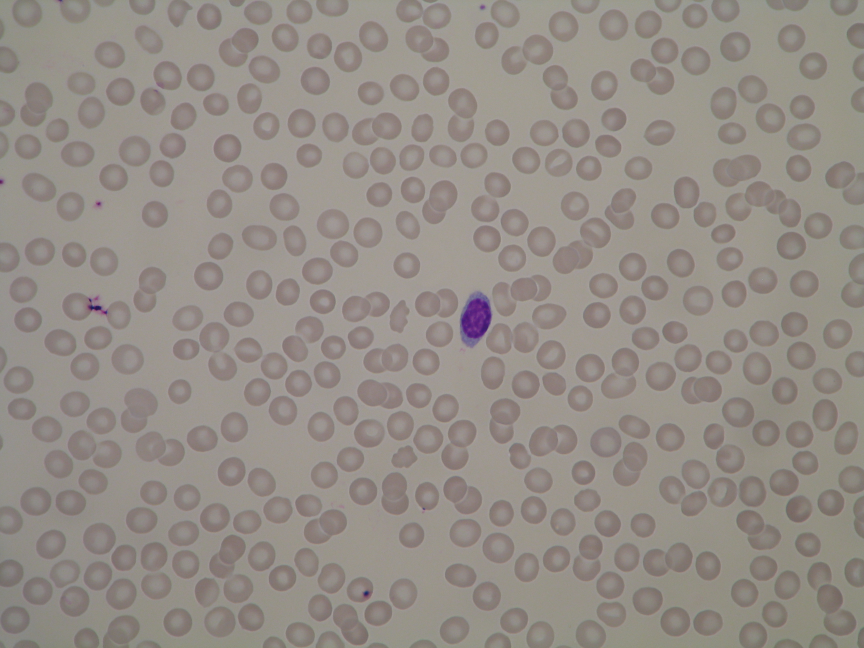
#> input picture mlmodel/dataset/train/L1/Im064_0.jpg, 2592 x 1944 px (shown at 1/3 size)
$ python -i train_model1.py   (imports and definitions only)
#> lines starting #> are read from the running program, lines starting #| are printed output that depends on the picture; after the words box and inside, x2 and y2 are one past the last pixel; in counts of white or black regions, pixels touching at a corner belong together
"""
Anaemia Detection - ML Model Training Script
============================================
Uses EfficientNetB0 (transfer learning) to classify blood smear images
into 3 classes: L1, L2, L3.

Dataset structure expected:
  dataset/
    train/
      L1/
      L2/
      L3/
    val/
      L1/
      L2/
      L3/
"""

import os
import json
import numpy as np
import matplotlib.pyplot as plt
from pathlib import Path

import tensorflow as tf
from tensorflow.keras import layers, Model, callbacks
from tensorflow.keras.applications import EfficientNetB0
from tensorflow.keras.preprocessing.image import ImageDataGenerator
from tensorflow.keras.optimizers import Adam
from sklearn.metrics import classification_report, confusion_matrix
import seaborn as sns

# ─── CONFIG ────────────────────────────────────────────────────────────────────

IMG_SIZE         = (224, 224)
BATCH_SIZE       = 32
EPOCHS           = 30
FINE_TUNE_EPOCHS = 20
LEARNING_RATE    = 1e-4
DATASET_DIR      = "dataset"
MODEL_DIR        = "saved_model"
LABELS           = ["L1", "L2", "L3"]   # ✅ your 3 classes

# [1 line not run here, left out]


# ─── DATA AUGMENTATION ─────────────────────────────────────────────────────────

# [225 lines left out: functions build_data_generators, build_model, get_callbacks, compute_class_weights, train, evaluate and 1 more, not called in this run]


# ─── RBC ANALYSIS UTILITIES ────────────────────────────────────────────────────

def analyze_rbc_morphology(image_rgb: np.ndarray) -> dict:
    """
    Morphological analysis of RBCs using classical CV.
    Called by the backend for per-cell feature extraction.
    Returns counts and flags.
    """
    import cv2
    from scipy import ndimage

    img = (image_rgb * 255).astype(np.uint8) if image_rgb.max() <= 1 else image_rgb
    gray = cv2.cvtColor(img, cv2.COLOR_RGB2GRAY)

    gray = cv2.normalize(gray, None, 0, 255, cv2.NORM_MINMAX)
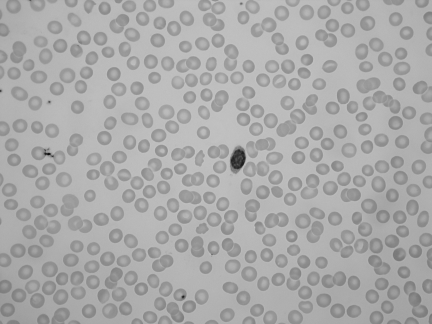
#> gray: shape (1944, 2592) (shown at 1/6 size); min 0, max 255, mean 169.5

    _, binary = cv2.threshold(gray, 0, 255, cv2.THRESH_BINARY_INV + cv2.THRESH_OTSU)
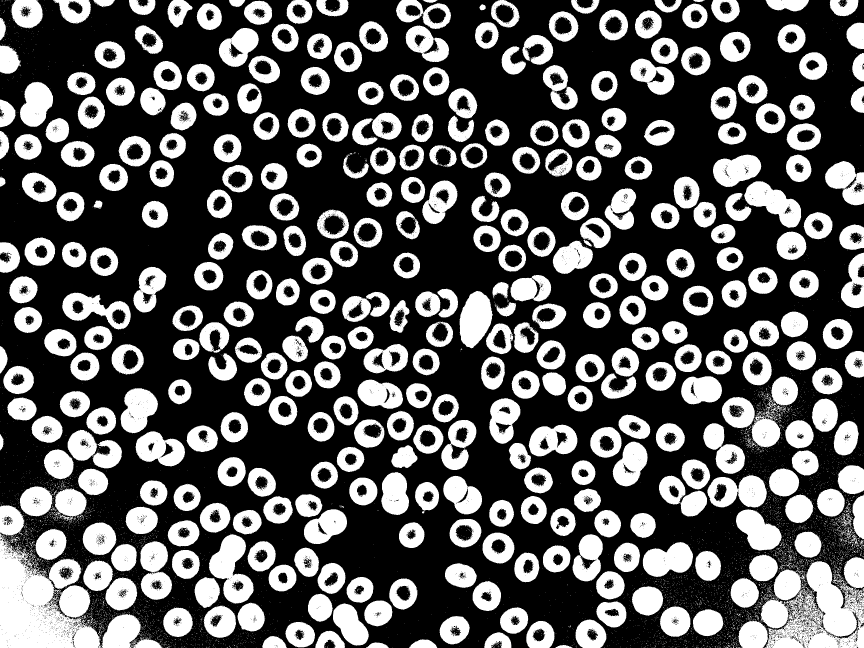
#> binary: shape (1944, 2592) (shown at 1/3 size); 35.7% white; 8870 white regions (8433 under 20 px), largest, box (x1, y1, x2, y2) and area: (0, 1515, 304, 1944) 69538, (2215, 1683, 2592, 1944) 57754, (627, 1603, 761, 1811) 14871
    kernel = cv2.getStructuringElement(cv2.MORPH_ELLIPSE, (5, 5))
    cleaned = cv2.morphologyEx(binary, cv2.MORPH_OPEN, kernel, iterations=2)
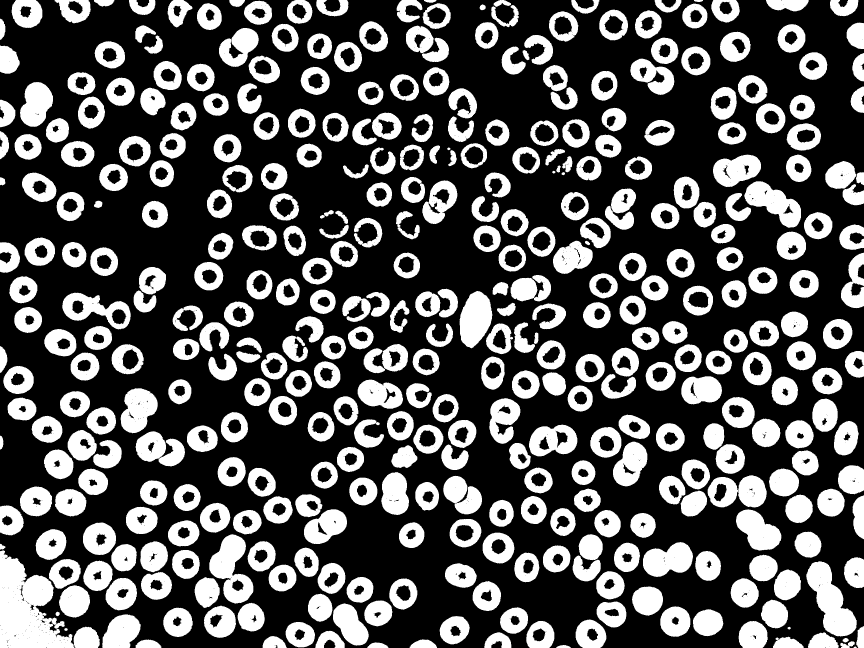
#> cleaned: shape (1944, 2592) (shown at 1/3 size); 33.5% white; 405 white regions

    contours, _ = cv2.findContours(cleaned, cv2.RETR_EXTERNAL, cv2.CHAIN_APPROX_SIMPLE)
#> contours = 405 contours; largest, box (x1, y1, x2, y2) and area: (0, 1651, 223, 1944) 38387, (2419, 1684, 2570, 1910) 16802, (628, 1603, 760, 1811) 15080, (187, 878, 392, 988) 12188, (2233, 544, 2403, 683) 12068

    rbc_areas, pallor_ratios, circularities = [], [], []

    for cnt in contours:
        area = cv2.contourArea(cnt)
        if area < 300 or area > 8000:
            continue

        perimeter = cv2.arcLength(cnt, True)
        if perimeter == 0:
            continue

        circularity = 4 * np.pi * area / (perimeter ** 2)
        if circularity < 0.4:
            continue

        rbc_areas.append(area)
        circularities.append(circularity)

        mask = np.zeros(gray.shape, np.uint8)
        cv2.drawContours(mask, [cnt], -1, 255, -1)
        x, y, w, h = cv2.boundingRect(cnt)
        inner_r = int(min(w, h) * 0.25)
        cx = x + w // 2; cy = y + h // 2
        inner_mask = np.zeros_like(mask)
        cv2.circle(inner_mask, (cx, cy), max(inner_r, 1), 255, -1)
        combined = cv2.bitwise_and(mask, inner_mask)
        inner_mean = cv2.mean(gray, mask=combined)[0]
        outer_mask = cv2.bitwise_and(mask, cv2.bitwise_not(inner_mask))
        outer_mean = cv2.mean(gray, mask=outer_mask)[0]
        if outer_mean > 0:
            pallor_ratios.append(inner_mean / outer_mean)
#> this loop made 405 passes
#> (area, perimeter, circularity, x, y, w, h, inner_r) on passes 3, 5, 6: (708, 142.4, 0.439, 1102, 1927, 63, 17, 4), (1451.5, 190.8, 0.501, 1229, 1918, 82, 26, 6), (1420.5, 188.8, 0.501, 407, 1918, 77, 26, 6)
#> pass 3, in analyze_rbc_morphology, `combined = cv2.bitwise_and(mask, inner_mask)`:
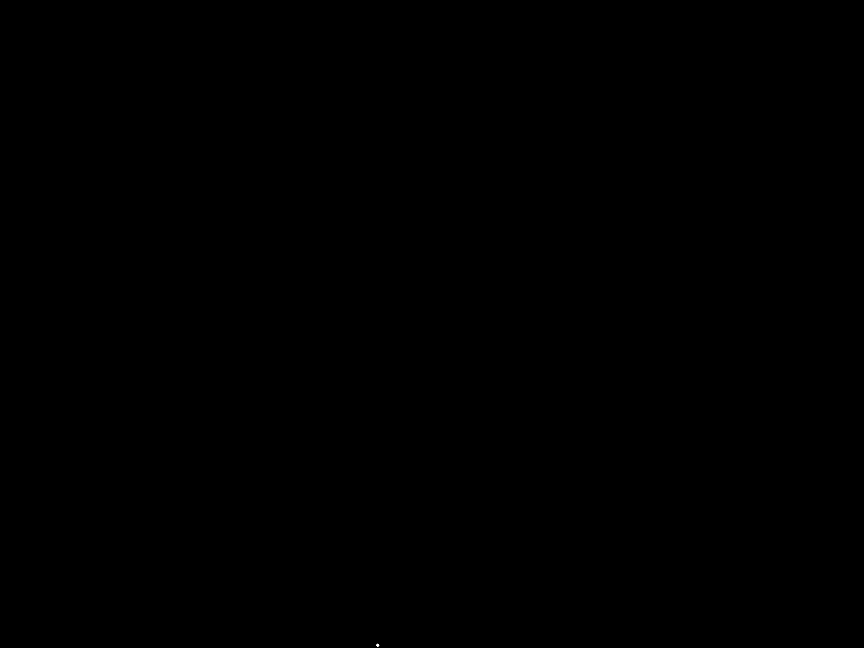
#> combined: shape (1944, 2592) (shown at 1/3 size); 0% white; 1 white region, box (x1, y1, x2, y2) and area: (1129, 1931, 1138, 1940) 49
#> after the loop:
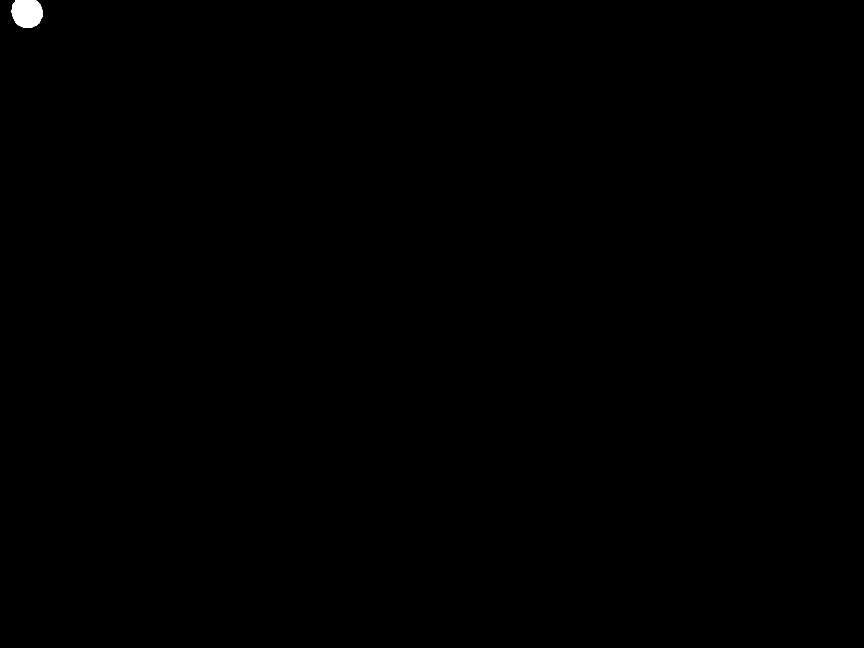
#> mask: shape (1944, 2592) (shown at 1/3 size); 0.13% white; 1 white region, box (x1, y1, x2, y2) and area: (35, 0, 127, 84) 6445

    n = len(rbc_areas)
    mean_area   = float(np.mean(rbc_areas))     if rbc_areas     else 0
    mean_pallor = float(np.mean(pallor_ratios)) if pallor_ratios else 0
    mean_circ   = float(np.mean(circularities)) if circularities else 0

    flags = []
    if mean_pallor > 0.75: flags.append("Hypochromia")
    if mean_area   < 500:  flags.append("Microcytosis")
    if mean_area   > 2000: flags.append("Macrocytosis")
    if mean_circ   < 0.70: flags.append("Poikilocytosis")
    if n < 50:             flags.append("Low RBC density")

    return {
        "rbc_count":      n,
        "mean_cell_area": round(mean_area, 1),
        "pallor_ratio":   round(mean_pallor, 3),
        "circularity":    round(mean_circ, 3),
        "flags":          flags,
    }


# [2 lines not run here, left out]

>>> import cv2
>>> picture = cv2.cvtColor(cv2.imread('dataset/train/L1/Im064_0.jpg'), cv2.COLOR_BGR2RGB)
>>> result = analyze_rbc_morphology(picture)

$ run again, on mlmodel/dataset/train/L1/Im065_0.jpg
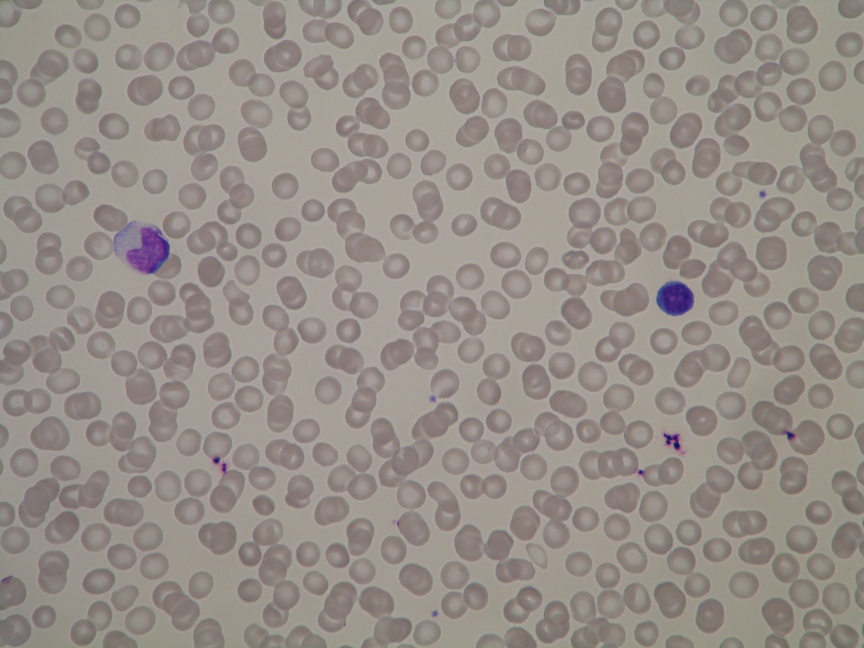
#> input picture mlmodel/dataset/train/L1/Im065_0.jpg, 2592 x 1944 px (shown at 1/3 size)
#> in analyze_rbc_morphology, `_, binary = cv2.threshold(gray, 0, 255, cv2.THRESH_BINARY_INV + cv2.TH..`:
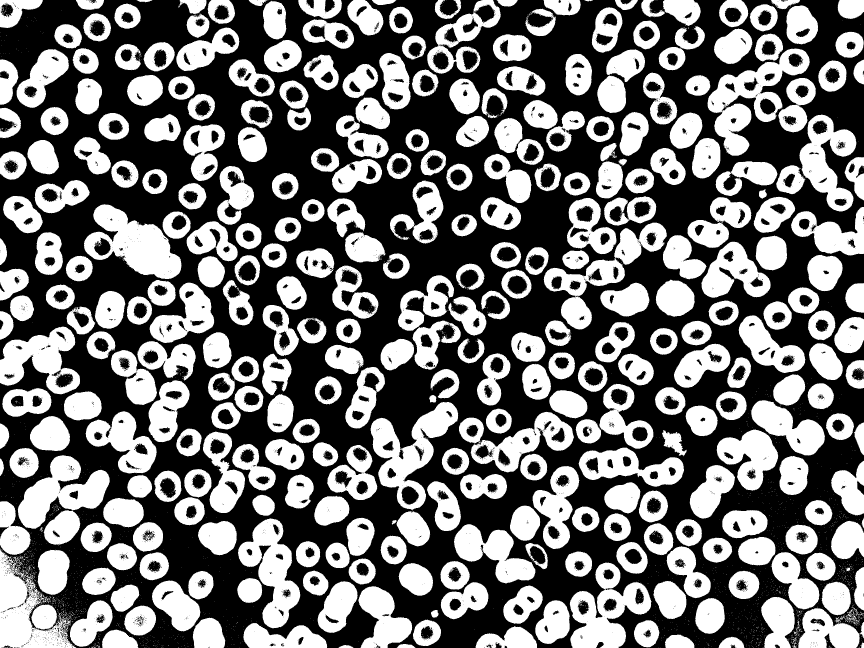
#> binary: shape (1944, 2592) (shown at 1/3 size); 45.3% white; 4020 white regions (3659 under 20 px), largest, box (x1, y1, x2, y2) and area: (2122, 145, 2429, 467) 34233, (0, 1645, 229, 1944) 33832, (252, 613, 545, 837) 33609
#> in analyze_rbc_morphology, `cleaned = cv2.morphologyEx(binary, cv2.MORPH_OPEN, kernel, iterations=2)`:
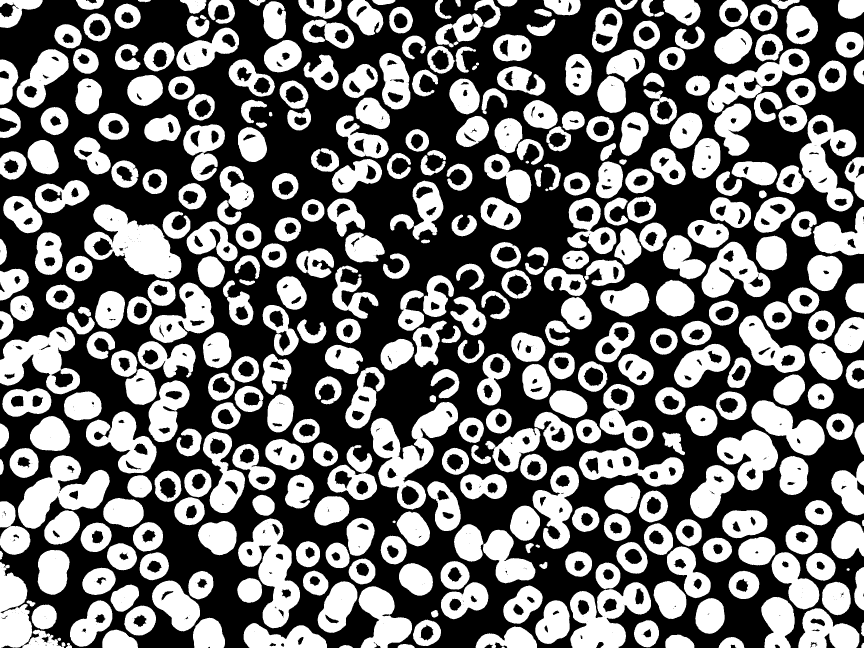
#> cleaned: shape (1944, 2592) (shown at 1/3 size); 43.8% white; 387 white regions
#> contours = 387 contours; largest, box (x1, y1, x2, y2) and area: (1112, 1206, 1374, 1529) 34774, (253, 613, 544, 837) 34663, (714, 1555, 900, 1885) 29158, (1710, 1746, 1953, 1944) 29086, (54, 1366, 329, 1586) 29018
#> the loop in analyze_rbc_morphology, `for cnt in contours:` made 387 passes
#> (area, perimeter, circularity, x, y, w, h, inner_r) on passes 2, 6, 7: (432, 112.6, 0.428, 1193, 1932, 51, 12, 3), (1685, 216.4, 0.452, 2156, 1911, 77, 33, 8), (2700, 226.2, 0.663, 1996, 1904, 87, 40, 10)

$ run again, on mlmodel/dataset/train/L1/Im066_0.jpg
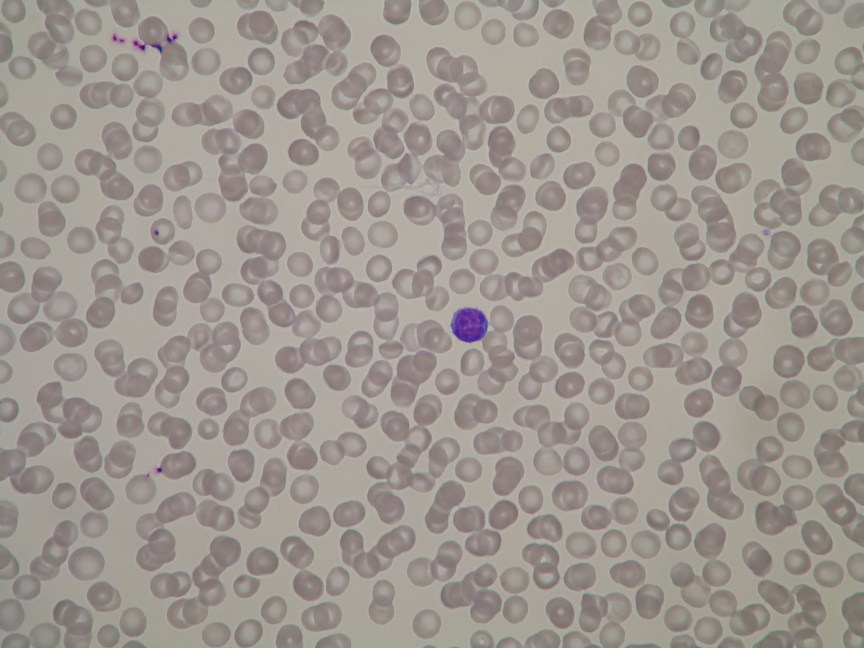
#> input picture mlmodel/dataset/train/L1/Im066_0.jpg, 2592 x 1944 px (shown at 1/3 size)
#> in analyze_rbc_morphology, `_, binary = cv2.threshold(gray, 0, 255, cv2.THRESH_BINARY_INV + cv2.TH..`:
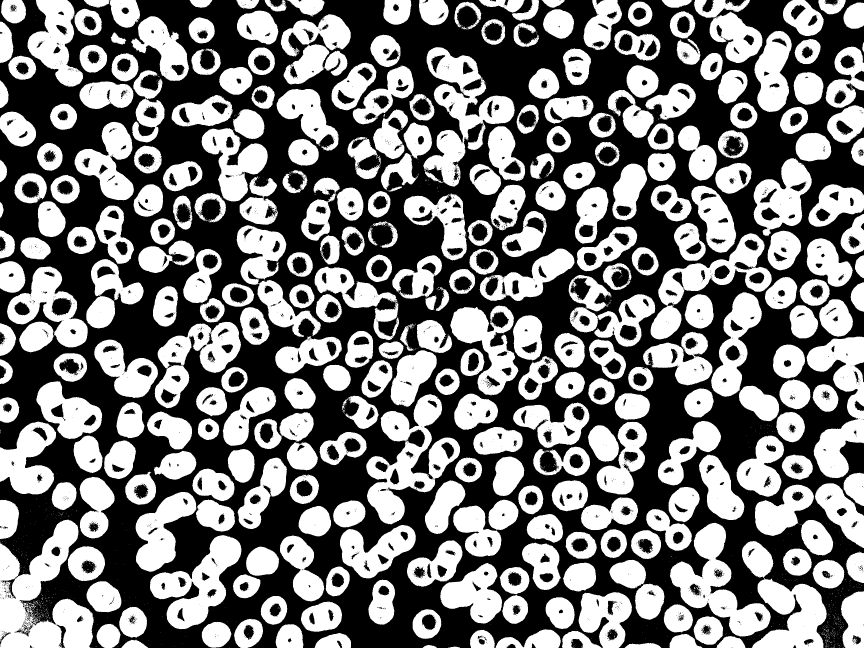
#> binary: shape (1944, 2592) (shown at 1/3 size); 48% white; 2464 white regions (2148 under 20 px), largest, box (x1, y1, x2, y2) and area: (0, 1559, 281, 1944) 57297, (1099, 1182, 1380, 1573) 42817, (1270, 141, 1544, 560) 42015
#> in analyze_rbc_morphology, `cleaned = cv2.morphologyEx(binary, cv2.MORPH_OPEN, kernel, iterations=2)`:
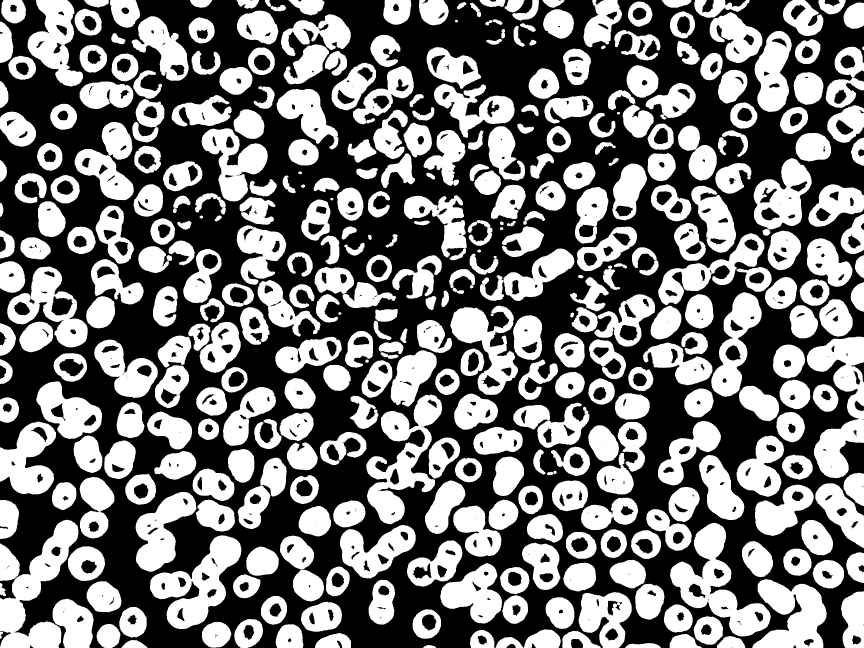
#> cleaned: shape (1944, 2592) (shown at 1/3 size); 46.5% white; 382 white regions
#> contours = 382 contours; largest, box (x1, y1, x2, y2) and area: (2010, 1568, 2312, 1910) 38102, (1099, 1183, 1326, 1573) 36382, (0, 1559, 235, 1944) 36016, (2421, 1010, 2592, 1435) 35630, (450, 1606, 724, 1888) 34571
#> the loop in analyze_rbc_morphology, `for cnt in contours:` made 382 passes
#> (area, perimeter, circularity, x, y, w, h, inner_r) on passes 3 to 5: (1178.5, 176.8, 0.474, 365, 1920, 77, 24, 6), (1627, 216.5, 0.436, 1487, 1911, 83, 33, 8), (2130, 216.7, 0.57, 2151, 1908, 85, 36, 9)
